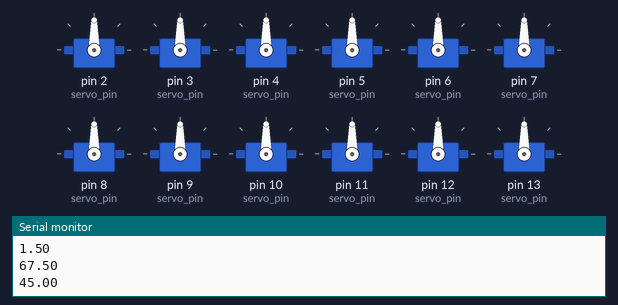
A sketch run on a simulated Arduino Uno, built with avr-gcc and run on an emulated ATmega328P. Parts: 12 × servo, the last lines printed to the serial monitor.

Above: at 0.1 s.
At 1.1 s:
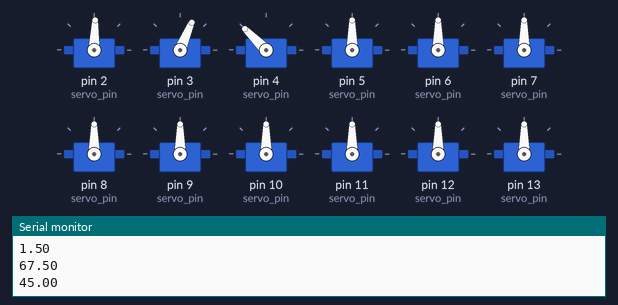
Timing chart, 0 to 2.6 s (numbered marks = the images above):
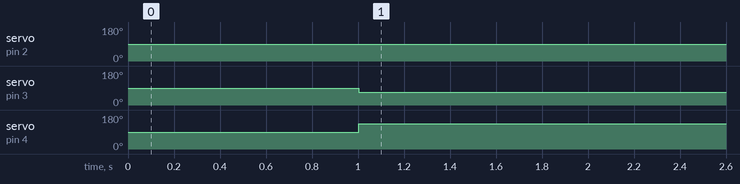

Measured:
- by itself, servo on pin 2 (servo_pin): 90° → 88° at 1.0 s
- by itself, servo on pin 3 (servo_pin): 90° → 67° at 1.0 s
- by itself, servo on pin 4 (servo_pin): 90° → 135° at 1.0 s

The sketch:

cartesian_to_polar.ino
```cpp
#include <Servo.h>    //to define and control servos
#include <FlexiTimer2.h>//to set a timer to manage all servos
/* Servos --------------------------------------------------------------------*/
//define 12 servos for 4 legs
Servo servo[4][3];
//define servos' ports
const int servo_pin[4][3] = { {2, 3, 4}, {5, 6, 7}, {8, 9, 10}, {11, 12, 13} };
/* Size of the robot ---------------------------------------------------------*/
const float length_a = 82;
const float length_b = 58;
const float length_c = 30;
const float length_side = 71;
const float z_absolute = -28;
/* Constants for movement ----------------------------------------------------*/
const float z_default = -52, z_up = -31.2, z_boot = z_absolute;
const float x_default = 64.48, x_offset = 0;
const float y_start = 0, y_step = 90;
const float y_default = x_default;
const float pi = 3.1415926;


Servo femore[4];
Servo tibia[4];
Servo piede[4];


void setup() {
  Serial.begin(9600);


}
void loop() {
  static float alpha=0, beta=0, gamma=0;
   attachment();
  cartesian_to_polar(alpha,beta,gamma,x_default,y_default,z_default);
  polar_to_servo(0,alpha,beta,gamma);
}

void attachment (void){
  int j=0;
  for (int i=0; i<4; i++){
  femore[i].attach(j+2);
  tibia[i].attach(j+3);
  piede[i].attach(j+4);
  j=j+3;
  }
}

void cartesian_to_polar(volatile float &alpha, volatile float &beta, volatile float &gamma, volatile float x, volatile float y, volatile float z)
{
  //calculate w-z degree
  float v, w;
  w = (x >= 0 ? 1 : -1) * (sqrt(pow(x, 2) + pow(y, 2)));
  v = w - length_c;
  alpha = atan2(z, v) + acos((pow(length_a, 2) - pow(length_b, 2) + pow(v, 2) + pow(z, 2)) / 2 / length_a / sqrt(pow(v, 2) + pow(z, 2)));
  beta = acos((pow(length_a, 2) + pow(length_b, 2) - pow(v, 2) - pow(z, 2)) / 2 / length_a / length_b);
  //calculate x-y-z degree
  gamma = (w >= 0) ? atan2(y, x) : atan2(-y, -x);
  //trans degree pi->180
  alpha = alpha / pi * 180;
  beta = beta / pi * 180;
  gamma = gamma / pi * 180;


  Serial.println("gli angoli sono");
  Serial.println(alpha);
  Serial.println(beta);
  Serial.println(gamma);
  delay(1000);


}

/*
  - trans site from polar to microservos
  - mathematical model map to fact
  - the errors saved in eeprom will be add
   ---------------------------------------------------------------------------*/
void polar_to_servo(int leg, float alpha, float beta, float gamma)
{
  if (leg == 0)
  {
    alpha = 90 - alpha;
    beta = beta;
    gamma += 90;
  }
  else if (leg == 1)
  {
    alpha += 90;
    beta = 180 - beta;
    gamma = 90 - gamma;
  }
  else if (leg == 2)
  {
    alpha += 90;
    beta = 180 - beta;
    gamma = 90 - gamma;
  }
  else if (leg == 3)
  {
    alpha = 90 - alpha;
    beta = beta;
    gamma += 90;
  }

  femore[leg].write(alpha);
  tibia[leg].write(beta);
  piede[leg].write(gamma);
}
```
